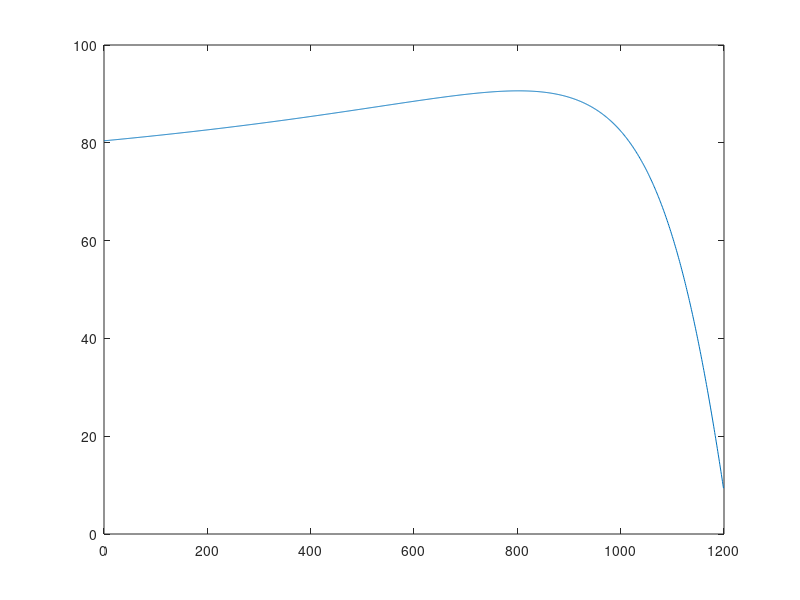
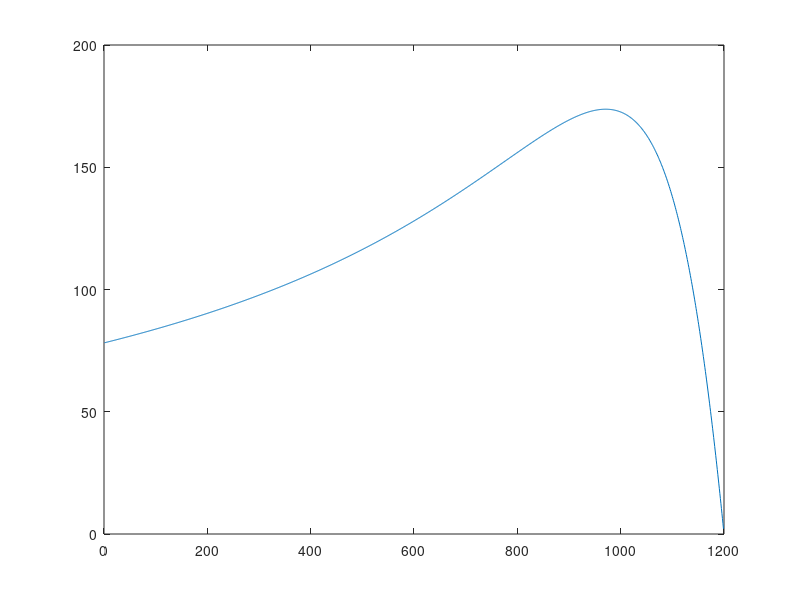

These figures' MATLAB source, in order:
clc
clear all

R1=0.294;
X1=0.503;

Rf = 617;
Xm = 13.2;

R2=0.144;
X2=0.209;

V1=127;
    
nr=0:1:1200;
ns=1200;
s=(ns-nr)./ns; 

Z0 = 1j+Xm+Rf./(1*j*Xm+Rf);
Z1 = R1+1*j*X1;
Z2=(R2./s)+1*j*X2;

Z02=(Z0.*Z2)./(Z0+Z2);
Zeq=Z02+Z1;

I1=V1./Zeq; 

figure(1)
plot(nr,I1)

E0 = I1.*Z02;
I2 = E0./Z2;

Pconv = 3*abs((I2).^2).*R2.*((1-s)./s);
torqueind=Pconv./(nr.*2.*pi./60);

figure(2)
plot(nr,torqueind)



